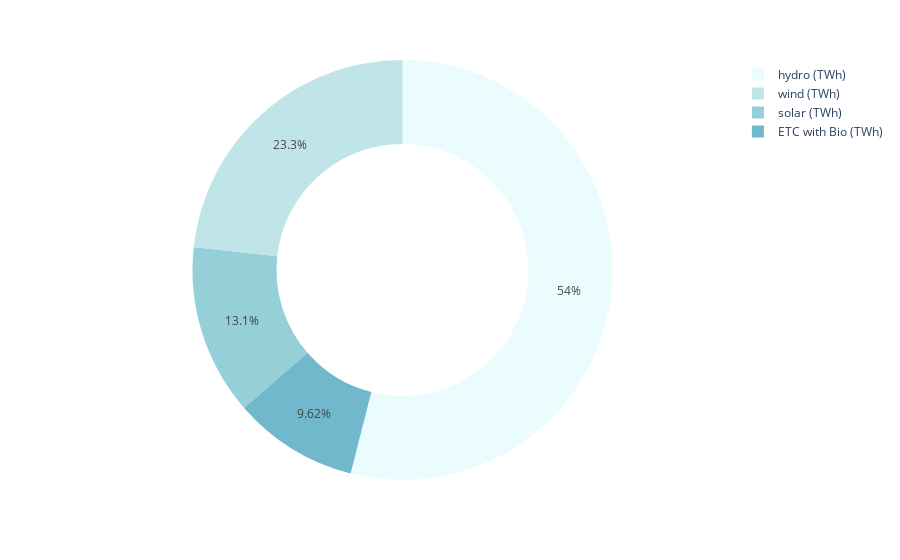

Notebook code for this chart:
### Code cell
name = ['wind (TWh)','hydro (TWh)','solar (TWh)','ETC with Bio (TWh)']
fig = px.pie(df12 ,values = 2021, names = name,
            color_discrete_sequence=px.colors.sequential.ice_r,
            hole=.6) 
fig.show()
plt.savefig('pro_world_rat.png')

### Figure 1 — Plotly figure (JSON) as saved in the notebook; plotly's stock layout.template omitted (floating-point values rounded to 4 significant figures)
{"data": [{"domain": {"x": [0, 1], "y": [0, 1]}, "hole": 0.6, "hovertemplate": "label=%{label}<br>2021=%{value}<extra></extra>", "labels": ["wind (TWh)", "hydro (TWh)", "solar (TWh)", "ETC with Bio (TWh)"], "legendgroup": "", "name": "", "showlegend": true, "type": "pie", "values": [1814.0, 4206.0, 1023.0, 750.0]}], "layout": {"legend": {"tracegroupgap": 0}, "margin": {"t": 60}, "piecolorway": ["rgb(234, 252, 253)", "rgb(192, 229, 232)", "rgb(149, 207, 216)", "rgb(114, 184, 205)", "rgb(89, 159, 196)", "rgb(72, 134, 187)", "rgb(62, 109, 178)", "rgb(62, 83, 160)", "rgb(58, 60, 125)", "rgb(44, 42, 87)", "rgb(25, 25, 51)", "rgb(3, 5, 18)"]}}
